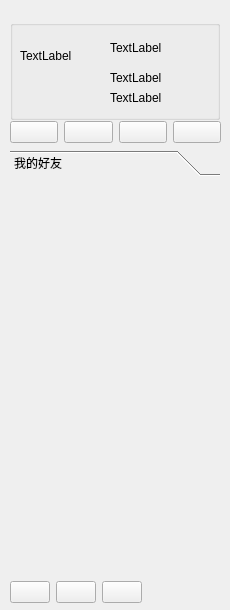
<?xml version="1.0" encoding="UTF-8"?>
<ui version="4.0">
 <class>MainForm</class>
 <widget class="QWidget" name="MainForm">
  <property name="geometry">
   <rect>
    <x>0</x>
    <y>0</y>
    <width>230</width>
    <height>610</height>
   </rect>
  </property>
  <property name="minimumSize">
   <size>
    <width>230</width>
    <height>610</height>
   </size>
  </property>
  <property name="maximumSize">
   <size>
    <width>230</width>
    <height>610</height>
   </size>
  </property>
  <property name="windowTitle">
   <string/>
  </property>
  <widget class="QGroupBox" name="groupBox">
   <property name="geometry">
    <rect>
     <x>10</x>
     <y>20</y>
     <width>210</width>
     <height>100</height>
    </rect>
   </property>
   <property name="minimumSize">
    <size>
     <width>210</width>
     <height>100</height>
    </size>
   </property>
   <property name="maximumSize">
    <size>
     <width>210</width>
     <height>100</height>
    </size>
   </property>
   <property name="title">
    <string/>
   </property>
   <widget class="QLabel" name="MyImage">
    <property name="geometry">
     <rect>
      <x>10</x>
      <y>10</y>
      <width>54</width>
      <height>51</height>
     </rect>
    </property>
    <property name="text">
     <string>TextLabel</string>
    </property>
   </widget>
   <widget class="QLabel" name="MyName">
    <property name="geometry">
     <rect>
      <x>100</x>
      <y>20</y>
      <width>81</width>
      <height>16</height>
     </rect>
    </property>
    <property name="text">
     <string>TextLabel</string>
    </property>
   </widget>
   <widget class="QLabel" name="MyIP">
    <property name="geometry">
     <rect>
      <x>100</x>
      <y>50</y>
      <width>81</width>
      <height>16</height>
     </rect>
    </property>
    <property name="text">
     <string>TextLabel</string>
    </property>
   </widget>
   <widget class="QLabel" name="Online">
    <property name="geometry">
     <rect>
      <x>100</x>
      <y>70</y>
      <width>81</width>
      <height>16</height>
     </rect>
    </property>
    <property name="text">
     <string>TextLabel</string>
    </property>
   </widget>
  </widget>
  <widget class="QStackedWidget" name="stackedWidget">
   <property name="geometry">
    <rect>
     <x>10</x>
     <y>150</y>
     <width>211</width>
     <height>421</height>
    </rect>
   </property>
   <property name="currentIndex">
    <number>0</number>
   </property>
   <widget class="QWidget" name="page_3">
    <widget class="QToolBox" name="toolBox">
     <property name="geometry">
      <rect>
       <x>0</x>
       <y>0</y>
       <width>210</width>
       <height>421</height>
      </rect>
     </property>
     <property name="minimumSize">
      <size>
       <width>210</width>
       <height>400</height>
      </size>
     </property>
     <property name="maximumSize">
      <size>
       <width>210</width>
       <height>450</height>
      </size>
     </property>
     <property name="currentIndex">
      <number>0</number>
     </property>
     <widget class="QWidget" name="friendwidget">
      <property name="geometry">
       <rect>
        <x>0</x>
        <y>0</y>
        <width>210</width>
        <height>394</height>
       </rect>
      </property>
      <attribute name="label">
       <string>我的好友</string>
      </attribute>
     </widget>
    </widget>
   </widget>
   <widget class="QWidget" name="page_4">
    <widget class="QToolBox" name="toolBox_2">
     <property name="geometry">
      <rect>
       <x>0</x>
       <y>0</y>
       <width>211</width>
       <height>421</height>
      </rect>
     </property>
     <property name="currentIndex">
      <number>0</number>
     </property>
     <widget class="QWidget" name="qunliao_widget">
      <property name="geometry">
       <rect>
        <x>0</x>
        <y>0</y>
        <width>211</width>
        <height>394</height>
       </rect>
      </property>
      <attribute name="label">
       <string>我的群组</string>
      </attribute>
     </widget>
    </widget>
   </widget>
  </widget>
  <widget class="QWidget" name="layoutWidget">
   <property name="geometry">
    <rect>
     <x>10</x>
     <y>120</y>
     <width>211</width>
     <height>25</height>
    </rect>
   </property>
   <layout class="QHBoxLayout" name="horizontalLayout_2">
    <item>
     <widget class="QPushButton" name="siliaoBtn">
      <property name="text">
       <string/>
      </property>
     </widget>
    </item>
    <item>
     <widget class="QPushButton" name="qunliaoBtn">
      <property name="text">
       <string/>
      </property>
     </widget>
    </item>
    <item>
     <widget class="QPushButton" name="lishixiaoxiBtn">
      <property name="text">
       <string/>
      </property>
     </widget>
    </item>
    <item>
     <widget class="QPushButton" name="kongjianBtn">
      <property name="text">
       <string/>
      </property>
     </widget>
    </item>
   </layout>
  </widget>
  <widget class="QWidget" name="layoutWidget1">
   <property name="geometry">
    <rect>
     <x>10</x>
     <y>580</y>
     <width>156</width>
     <height>25</height>
    </rect>
   </property>
   <layout class="QHBoxLayout" name="horizontalLayout">
    <item>
     <widget class="QPushButton" name="set">
      <property name="text">
       <string/>
      </property>
     </widget>
    </item>
    <item>
     <widget class="QPushButton" name="refurbish">
      <property name="text">
       <string/>
      </property>
     </widget>
    </item>
    <item>
     <widget class="QPushButton" name="sendmores">
      <property name="text">
       <string/>
      </property>
     </widget>
    </item>
    <item>
     <spacer name="horizontalSpacer">
      <property name="orientation">
       <enum>Qt::Horizontal</enum>
      </property>
      <property name="sizeHint" stdset="0">
       <size>
        <width>40</width>
        <height>20</height>
       </size>
      </property>
     </spacer>
    </item>
   </layout>
  </widget>
 </widget>
 <resources/>
 <connections/>
</ui>
